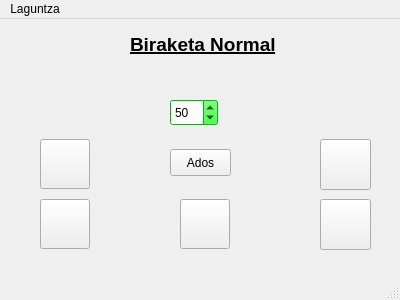
<?xml version="1.0" encoding="UTF-8"?>
<ui version="4.0">
 <class>Biraketanormal</class>
 <widget class="QMainWindow" name="Biraketanormal">
  <property name="geometry">
   <rect>
    <x>0</x>
    <y>0</y>
    <width>400</width>
    <height>300</height>
   </rect>
  </property>
  <property name="focusPolicy">
   <enum>Qt::ClickFocus</enum>
  </property>
  <property name="windowTitle">
   <string>Laguntza</string>
  </property>
  <property name="layoutDirection">
   <enum>Qt::LeftToRight</enum>
  </property>
  <widget class="QWidget" name="centralwidget">
   <widget class="QWidget" name="widget" native="true">
    <property name="geometry">
     <rect>
      <x>120</x>
      <y>60</y>
      <width>171</width>
      <height>111</height>
     </rect>
    </property>
    <property name="focusPolicy">
     <enum>Qt::StrongFocus</enum>
    </property>
    <property name="acceptDrops">
     <bool>false</bool>
    </property>
    <property name="autoFillBackground">
     <bool>true</bool>
    </property>
    <widget class="QSpinBox" name="abiaduraAldatzailea">
     <property name="geometry">
      <rect>
       <x>50</x>
       <y>20</y>
       <width>48</width>
       <height>27</height>
      </rect>
     </property>
     <property name="palette">
      <palette>
       <active>
        <colorrole role="WindowText">
         <brush brushstyle="SolidPattern">
          <color alpha="255">
           <red>0</red>
           <green>0</green>
           <blue>0</blue>
          </color>
         </brush>
        </colorrole>
        <colorrole role="Button">
         <brush brushstyle="SolidPattern">
          <color alpha="255">
           <red>0</red>
           <green>255</green>
           <blue>0</blue>
          </color>
         </brush>
        </colorrole>
        <colorrole role="Light">
         <brush brushstyle="SolidPattern">
          <color alpha="255">
           <red>127</red>
           <green>255</green>
           <blue>127</blue>
          </color>
         </brush>
        </colorrole>
        <colorrole role="Midlight">
         <brush brushstyle="SolidPattern">
          <color alpha="255">
           <red>63</red>
           <green>255</green>
           <blue>63</blue>
          </color>
         </brush>
        </colorrole>
        <colorrole role="Dark">
         <brush brushstyle="SolidPattern">
          <color alpha="255">
           <red>0</red>
           <green>127</green>
           <blue>0</blue>
          </color>
         </brush>
        </colorrole>
        <colorrole role="Mid">
         <brush brushstyle="SolidPattern">
          <color alpha="255">
           <red>0</red>
           <green>170</green>
           <blue>0</blue>
          </color>
         </brush>
        </colorrole>
        <colorrole role="Text">
         <brush brushstyle="SolidPattern">
          <color alpha="255">
           <red>0</red>
           <green>0</green>
           <blue>0</blue>
          </color>
         </brush>
        </colorrole>
        <colorrole role="BrightText">
         <brush brushstyle="SolidPattern">
          <color alpha="255">
           <red>255</red>
           <green>255</green>
           <blue>255</blue>
          </color>
         </brush>
        </colorrole>
        <colorrole role="ButtonText">
         <brush brushstyle="SolidPattern">
          <color alpha="255">
           <red>0</red>
           <green>0</green>
           <blue>0</blue>
          </color>
         </brush>
        </colorrole>
        <colorrole role="Base">
         <brush brushstyle="SolidPattern">
          <color alpha="255">
           <red>255</red>
           <green>255</green>
           <blue>255</blue>
          </color>
         </brush>
        </colorrole>
        <colorrole role="Window">
         <brush brushstyle="SolidPattern">
          <color alpha="255">
           <red>0</red>
           <green>255</green>
           <blue>0</blue>
          </color>
         </brush>
        </colorrole>
        <colorrole role="Shadow">
         <brush brushstyle="SolidPattern">
          <color alpha="255">
           <red>0</red>
           <green>0</green>
           <blue>0</blue>
          </color>
         </brush>
        </colorrole>
        <colorrole role="AlternateBase">
         <brush brushstyle="SolidPattern">
          <color alpha="255">
           <red>127</red>
           <green>255</green>
           <blue>127</blue>
          </color>
         </brush>
        </colorrole>
        <colorrole role="ToolTipBase">
         <brush brushstyle="SolidPattern">
          <color alpha="255">
           <red>255</red>
           <green>255</green>
           <blue>220</blue>
          </color>
         </brush>
        </colorrole>
        <colorrole role="ToolTipText">
         <brush brushstyle="SolidPattern">
          <color alpha="255">
           <red>0</red>
           <green>0</green>
           <blue>0</blue>
          </color>
         </brush>
        </colorrole>
       </active>
       <inactive>
        <colorrole role="WindowText">
         <brush brushstyle="SolidPattern">
          <color alpha="255">
           <red>0</red>
           <green>0</green>
           <blue>0</blue>
          </color>
         </brush>
        </colorrole>
        <colorrole role="Button">
         <brush brushstyle="SolidPattern">
          <color alpha="255">
           <red>0</red>
           <green>255</green>
           <blue>0</blue>
          </color>
         </brush>
        </colorrole>
        <colorrole role="Light">
         <brush brushstyle="SolidPattern">
          <color alpha="255">
           <red>127</red>
           <green>255</green>
           <blue>127</blue>
          </color>
         </brush>
        </colorrole>
        <colorrole role="Midlight">
         <brush brushstyle="SolidPattern">
          <color alpha="255">
           <red>63</red>
           <green>255</green>
           <blue>63</blue>
          </color>
         </brush>
        </colorrole>
        <colorrole role="Dark">
         <brush brushstyle="SolidPattern">
          <color alpha="255">
           <red>0</red>
           <green>127</green>
           <blue>0</blue>
          </color>
         </brush>
        </colorrole>
        <colorrole role="Mid">
         <brush brushstyle="SolidPattern">
          <color alpha="255">
           <red>0</red>
           <green>170</green>
           <blue>0</blue>
          </color>
         </brush>
        </colorrole>
        <colorrole role="Text">
         <brush brushstyle="SolidPattern">
          <color alpha="255">
           <red>0</red>
           <green>0</green>
           <blue>0</blue>
          </color>
         </brush>
        </colorrole>
        <colorrole role="BrightText">
         <brush brushstyle="SolidPattern">
          <color alpha="255">
           <red>255</red>
           <green>255</green>
           <blue>255</blue>
          </color>
         </brush>
        </colorrole>
        <colorrole role="ButtonText">
         <brush brushstyle="SolidPattern">
          <color alpha="255">
           <red>0</red>
           <green>0</green>
           <blue>0</blue>
          </color>
         </brush>
        </colorrole>
        <colorrole role="Base">
         <brush brushstyle="SolidPattern">
          <color alpha="255">
           <red>255</red>
           <green>255</green>
           <blue>255</blue>
          </color>
         </brush>
        </colorrole>
        <colorrole role="Window">
         <brush brushstyle="SolidPattern">
          <color alpha="255">
           <red>0</red>
           <green>255</green>
           <blue>0</blue>
          </color>
         </brush>
        </colorrole>
        <colorrole role="Shadow">
         <brush brushstyle="SolidPattern">
          <color alpha="255">
           <red>0</red>
           <green>0</green>
           <blue>0</blue>
          </color>
         </brush>
        </colorrole>
        <colorrole role="AlternateBase">
         <brush brushstyle="SolidPattern">
          <color alpha="255">
           <red>127</red>
           <green>255</green>
           <blue>127</blue>
          </color>
         </brush>
        </colorrole>
        <colorrole role="ToolTipBase">
         <brush brushstyle="SolidPattern">
          <color alpha="255">
           <red>255</red>
           <green>255</green>
           <blue>220</blue>
          </color>
         </brush>
        </colorrole>
        <colorrole role="ToolTipText">
         <brush brushstyle="SolidPattern">
          <color alpha="255">
           <red>0</red>
           <green>0</green>
           <blue>0</blue>
          </color>
         </brush>
        </colorrole>
       </inactive>
       <disabled>
        <colorrole role="WindowText">
         <brush brushstyle="SolidPattern">
          <color alpha="255">
           <red>0</red>
           <green>127</green>
           <blue>0</blue>
          </color>
         </brush>
        </colorrole>
        <colorrole role="Button">
         <brush brushstyle="SolidPattern">
          <color alpha="255">
           <red>0</red>
           <green>255</green>
           <blue>0</blue>
          </color>
         </brush>
        </colorrole>
        <colorrole role="Light">
         <brush brushstyle="SolidPattern">
          <color alpha="255">
           <red>127</red>
           <green>255</green>
           <blue>127</blue>
          </color>
         </brush>
        </colorrole>
        <colorrole role="Midlight">
         <brush brushstyle="SolidPattern">
          <color alpha="255">
           <red>63</red>
           <green>255</green>
           <blue>63</blue>
          </color>
         </brush>
        </colorrole>
        <colorrole role="Dark">
         <brush brushstyle="SolidPattern">
          <color alpha="255">
           <red>0</red>
           <green>127</green>
           <blue>0</blue>
          </color>
         </brush>
        </colorrole>
        <colorrole role="Mid">
         <brush brushstyle="SolidPattern">
          <color alpha="255">
           <red>0</red>
           <green>170</green>
           <blue>0</blue>
          </color>
         </brush>
        </colorrole>
        <colorrole role="Text">
         <brush brushstyle="SolidPattern">
          <color alpha="255">
           <red>0</red>
           <green>127</green>
           <blue>0</blue>
          </color>
         </brush>
        </colorrole>
        <colorrole role="BrightText">
         <brush brushstyle="SolidPattern">
          <color alpha="255">
           <red>255</red>
           <green>255</green>
           <blue>255</blue>
          </color>
         </brush>
        </colorrole>
        <colorrole role="ButtonText">
         <brush brushstyle="SolidPattern">
          <color alpha="255">
           <red>0</red>
           <green>127</green>
           <blue>0</blue>
          </color>
         </brush>
        </colorrole>
        <colorrole role="Base">
         <brush brushstyle="SolidPattern">
          <color alpha="255">
           <red>0</red>
           <green>255</green>
           <blue>0</blue>
          </color>
         </brush>
        </colorrole>
        <colorrole role="Window">
         <brush brushstyle="SolidPattern">
          <color alpha="255">
           <red>0</red>
           <green>255</green>
           <blue>0</blue>
          </color>
         </brush>
        </colorrole>
        <colorrole role="Shadow">
         <brush brushstyle="SolidPattern">
          <color alpha="255">
           <red>0</red>
           <green>0</green>
           <blue>0</blue>
          </color>
         </brush>
        </colorrole>
        <colorrole role="AlternateBase">
         <brush brushstyle="SolidPattern">
          <color alpha="255">
           <red>0</red>
           <green>255</green>
           <blue>0</blue>
          </color>
         </brush>
        </colorrole>
        <colorrole role="ToolTipBase">
         <brush brushstyle="SolidPattern">
          <color alpha="255">
           <red>255</red>
           <green>255</green>
           <blue>220</blue>
          </color>
         </brush>
        </colorrole>
        <colorrole role="ToolTipText">
         <brush brushstyle="SolidPattern">
          <color alpha="255">
           <red>0</red>
           <green>0</green>
           <blue>0</blue>
          </color>
         </brush>
        </colorrole>
       </disabled>
      </palette>
     </property>
     <property name="focusPolicy">
      <enum>Qt::StrongFocus</enum>
     </property>
     <property name="wrapping">
      <bool>false</bool>
     </property>
     <property name="minimum">
      <number>10</number>
     </property>
     <property name="maximum">
      <number>100</number>
     </property>
     <property name="singleStep">
      <number>10</number>
     </property>
     <property name="value">
      <number>50</number>
     </property>
     <property name="displayIntegerBase">
      <number>10</number>
     </property>
    </widget>
    <widget class="QPushButton" name="adosButton">
     <property name="geometry">
      <rect>
       <x>50</x>
       <y>70</y>
       <width>61</width>
       <height>27</height>
      </rect>
     </property>
     <property name="text">
      <string>Ados</string>
     </property>
    </widget>
   </widget>
   <widget class="QPushButton" name="pausaButton">
    <property name="geometry">
     <rect>
      <x>180</x>
      <y>180</y>
      <width>50</width>
      <height>50</height>
     </rect>
    </property>
    <property name="text">
     <string/>
    </property>
    <property name="icon">
     <iconset resource="Ikonoak.qrc">
      <normaloff>:/Ikonoak/pause.gif</normaloff>:/Ikonoak/pause.gif</iconset>
    </property>
    <property name="iconSize">
     <size>
      <width>200</width>
      <height>200</height>
     </size>
    </property>
   </widget>
   <widget class="QPushButton" name="stopButton">
    <property name="geometry">
     <rect>
      <x>320</x>
      <y>180</y>
      <width>51</width>
      <height>51</height>
     </rect>
    </property>
    <property name="text">
     <string/>
    </property>
    <property name="icon">
     <iconset resource="Ikonoak.qrc">
      <normaloff>:/Ikonoak/stop.gif</normaloff>:/Ikonoak/stop.gif</iconset>
    </property>
    <property name="iconSize">
     <size>
      <width>200</width>
      <height>200</height>
     </size>
    </property>
   </widget>
   <widget class="QPushButton" name="hasiButton">
    <property name="geometry">
     <rect>
      <x>40</x>
      <y>180</y>
      <width>50</width>
      <height>50</height>
     </rect>
    </property>
    <property name="text">
     <string/>
    </property>
    <property name="icon">
     <iconset resource="Ikonoak.qrc">
      <normaloff>:/Ikonoak/play.gif</normaloff>:/Ikonoak/play.gif</iconset>
    </property>
    <property name="iconSize">
     <size>
      <width>200</width>
      <height>200</height>
     </size>
    </property>
   </widget>
   <widget class="QPushButton" name="berrabiaraziButton">
    <property name="geometry">
     <rect>
      <x>320</x>
      <y>120</y>
      <width>51</width>
      <height>51</height>
     </rect>
    </property>
    <property name="text">
     <string/>
    </property>
    <property name="icon">
     <iconset resource="Ikonoak.qrc">
      <normaloff>:/Ikonoak/restart.png</normaloff>:/Ikonoak/restart.png</iconset>
    </property>
    <property name="iconSize">
     <size>
      <width>40</width>
      <height>40</height>
     </size>
    </property>
   </widget>
   <widget class="QPushButton" name="atzeraButton">
    <property name="geometry">
     <rect>
      <x>40</x>
      <y>120</y>
      <width>50</width>
      <height>50</height>
     </rect>
    </property>
    <property name="text">
     <string/>
    </property>
    <property name="icon">
     <iconset resource="Ikonoak.qrc">
      <normaloff>:/Ikonoak/atzera.png</normaloff>:/Ikonoak/atzera.png</iconset>
    </property>
    <property name="iconSize">
     <size>
      <width>35</width>
      <height>35</height>
     </size>
    </property>
   </widget>
   <widget class="QLabel" name="label_2">
    <property name="geometry">
     <rect>
      <x>130</x>
      <y>10</y>
      <width>151</width>
      <height>31</height>
     </rect>
    </property>
    <property name="font">
     <font>
      <pointsize>14</pointsize>
      <weight>75</weight>
      <bold>true</bold>
      <underline>true</underline>
     </font>
    </property>
    <property name="text">
     <string>Biraketa Normal</string>
    </property>
   </widget>
  </widget>
  <widget class="QMenuBar" name="menubar">
   <property name="geometry">
    <rect>
     <x>0</x>
     <y>0</y>
     <width>400</width>
     <height>25</height>
    </rect>
   </property>
   <widget class="QMenu" name="menuLaguntza">
    <property name="title">
     <string>Laguntza</string>
    </property>
    <addaction name="actionManeiua"/>
    <addaction name="actionKontrolak"/>
    <addaction name="actionAbiadura_aukeraketa"/>
   </widget>
   <addaction name="menuLaguntza"/>
  </widget>
  <widget class="QStatusBar" name="statusbar"/>
  <action name="actionManeiua">
   <property name="text">
    <string>Maneiua</string>
   </property>
  </action>
  <action name="actionKontrolak">
   <property name="text">
    <string>Kontrolak</string>
   </property>
  </action>
  <action name="actionAbiadura_aukeraketa">
   <property name="text">
    <string>Abiadura aukeraketa</string>
   </property>
  </action>
 </widget>
 <resources>
  <include location="Ikonoak.qrc"/>
 </resources>
 <connections>
  <connection>
   <sender>atzeraButton</sender>
   <signal>clicked()</signal>
   <receiver>Biraketanormal</receiver>
   <slot>showNagusia()</slot>
   <hints>
    <hint type="sourcelabel">
     <x>104</x>
     <y>279</y>
    </hint>
    <hint type="destinationlabel">
     <x>354</x>
     <y>112</y>
    </hint>
   </hints>
  </connection>
 </connections>
 <slots>
  <slot>showNagusia()</slot>
  <slot>showAzalpena()</slot>
 </slots>
</ui>
